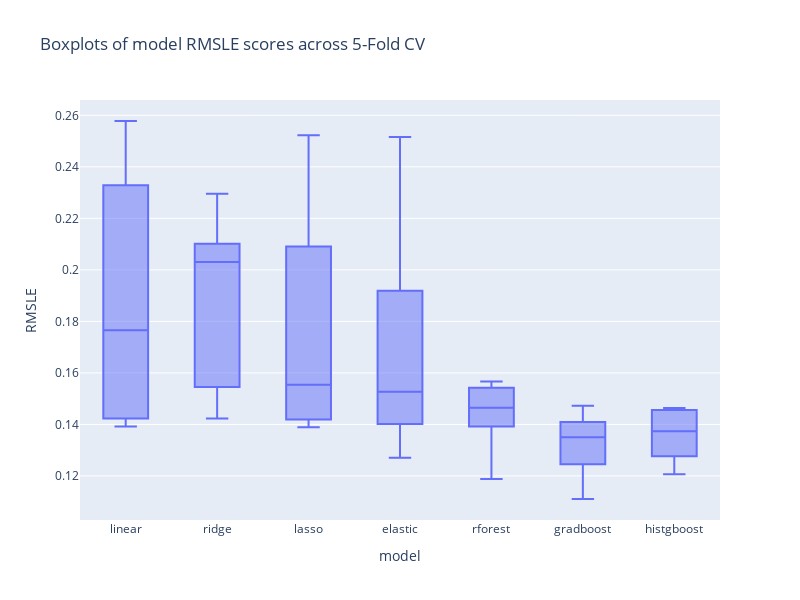

This figure's notebook cell:
### Code cell
px.box(cv_scores.melt(var_name = 'model', value_name='RMSLE'),
    x = 'model',
    y = 'RMSLE',
    height = 600,
    width = 800,
    title = "Boxplots of model RMSLE scores across 5-Fold CV").show()

### Figure 1 — Plotly figure (JSON) as saved in the notebook; plotly's stock layout.template omitted (floating-point values rounded to 4 significant figures)
{"data": [{"alignmentgroup": "True", "hovertemplate": "model=%{x}<br>RMSLE=%{y}<extra></extra>", "legendgroup": "", "marker": {"color": "#636efa"}, "name": "", "notched": false, "offsetgroup": "", "orientation": "v", "showlegend": false, "type": "box", "x": ["linear", "linear", "linear", "linear", "linear", "ridge", "ridge", "ridge", "ridge", "ridge", "lasso", "lasso", "lasso", "lasso", "lasso", "elastic", "elastic", "elastic", "elastic", "elastic", "rforest", "rforest", "rforest", "rforest", "rforest", "gradboost", "gradboost", "gradboost", "gradboost", "gradboost", "histgboost", "histgboost", "histgboost", "histgboost", "histgboost"], "x0": " ", "xaxis": "x", "y": [0.2078, 0.1453, 0.2578, 0.1392, null, 0.1586, 0.2295, 0.203, 0.1423, 0.2036, 0.1659, 0.1449, 0.2522, 0.1389, null, 0.1445, 0.2515, 0.1721, 0.1527, 0.127, 0.146, 0.1535, 0.1566, 0.1464, 0.1189, 0.129, 0.1389, 0.1472, 0.1351, 0.1111, 0.1373, 0.1454, 0.1463, 0.13, 0.1207], "y0": " ", "yaxis": "y"}], "layout": {"boxmode": "group", "height": 600, "legend": {"tracegroupgap": 0}, "title": {"text": "Boxplots of model RMSLE scores across 5-Fold CV"}, "width": 800, "xaxis": {"anchor": "y", "domain": [0, 1], "title": {"text": "model"}}, "yaxis": {"anchor": "x", "domain": [0, 1], "title": {"text": "RMSLE"}}}}
